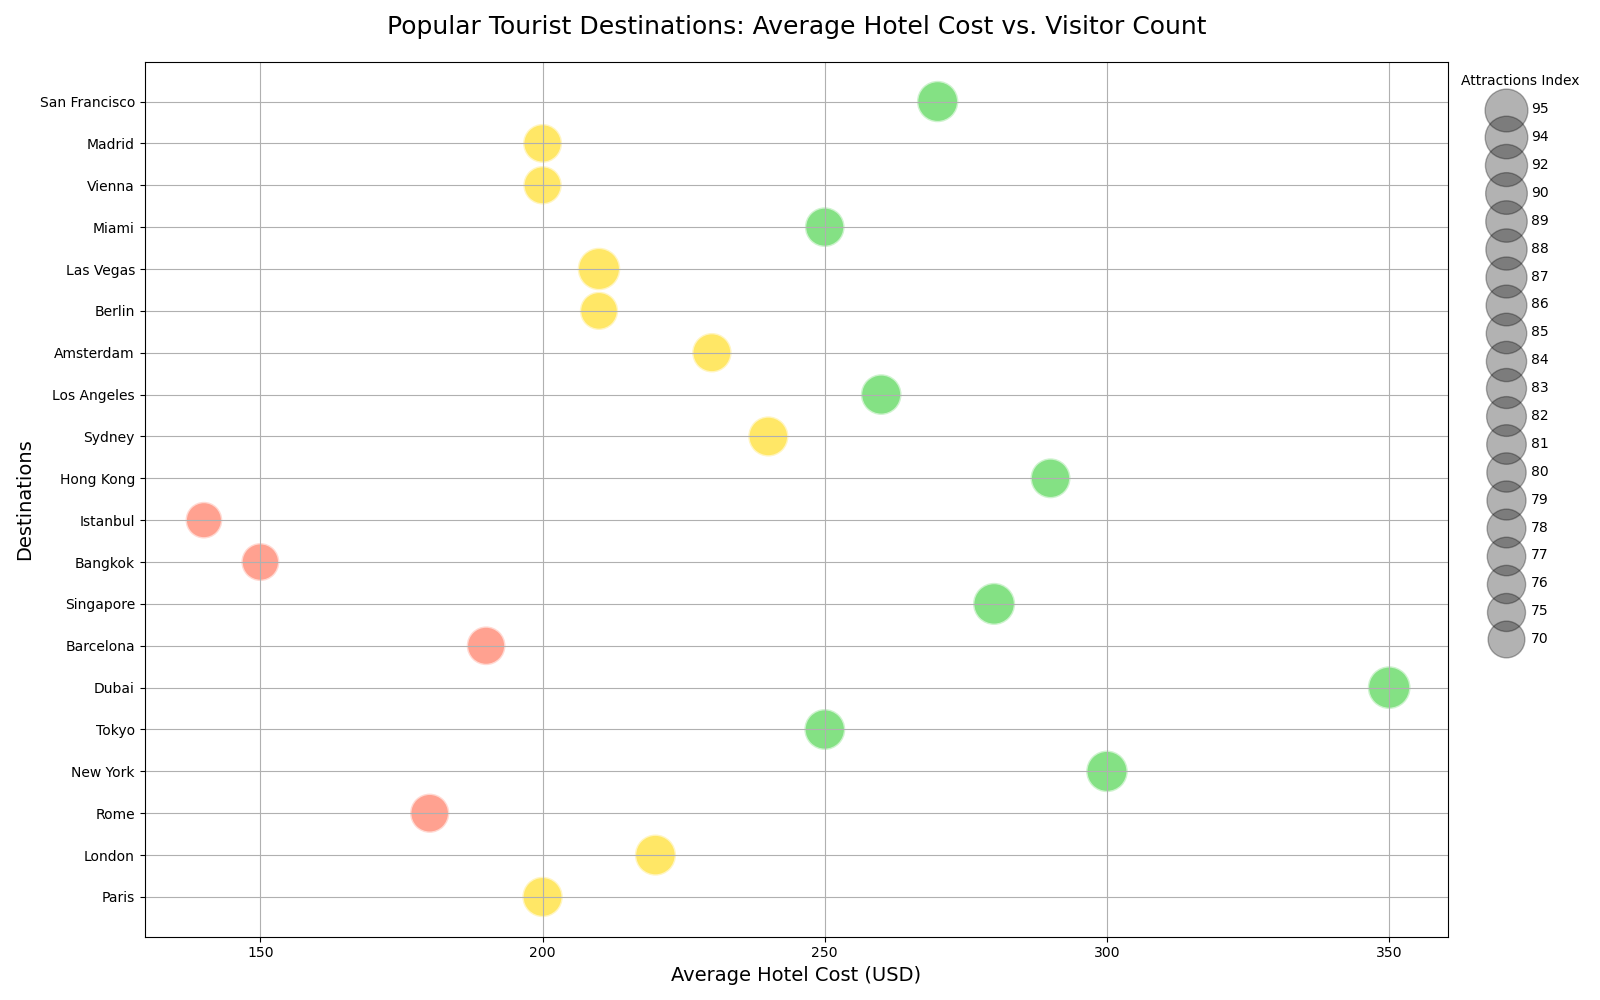

Here is the Python script that generated this plot:

import matplotlib.pyplot as plt

# Data
destinations = [
    "Paris", "London", "Rome", "New York", "Tokyo",
    "Dubai", "Barcelona", "Singapore", "Bangkok", "Istanbul",
    "Hong Kong", "Sydney", "Los Angeles", "Amsterdam", "Berlin",
    "Las Vegas", "Miami", "Vienna", "Madrid", "San Francisco"
]
average_hotel_cost = [
    200, 220, 180, 300, 250,
    350, 190, 280, 150, 140,
    290, 240, 260, 230, 210,
    210, 250, 200, 200, 270
]
annual_visitors = [
    30, 28, 25, 33, 29,
    20, 22, 18, 21, 15,
    27, 10, 24, 12, 13,
    40, 22, 8, 17, 14
]
attractions_index = [
    85, 88, 80, 90, 87,
    95, 78, 92, 75, 70,
    83, 84, 86, 81, 76,
    94, 82, 77, 79, 89
]

# Bubble sizes - magnify the attractions index for better visibility in the chart
sizes = [index * 10 for index in attractions_index]

# Bubble colors - use a gradient related to the average hotel cost
colors = [
    '#FF6347' if cost < 200 else '#FFD700' if cost < 250 else '#32CD32'
    for cost in average_hotel_cost
]

# Plot
fig, ax = plt.subplots(figsize=(16, 10))
bubble = ax.scatter(average_hotel_cost, destinations, s=sizes, c=colors, alpha=0.6, edgecolors="w", linewidth=2)

# Chart title and labels
ax.set_title('Popular Tourist Destinations: Average Hotel Cost vs. Visitor Count', fontsize=18, pad=20)
ax.set_xlabel('Average Hotel Cost (USD)', fontsize=14)
ax.set_ylabel('Destinations', fontsize=14)

# Show grid
ax.grid(True)

# Add legend for size (Attractions Index)
for index in sorted(set(attractions_index), reverse=True):
    ax.scatter([], [], c='k', alpha=0.3, s=index * 10, label=str(index))
ax.legend(scatterpoints=1, frameon=False, labelspacing=1, title='Attractions Index', loc='upper left', bbox_to_anchor=(1, 1))

# Adjust layout to avoid overlap
plt.tight_layout()
plt.show()
